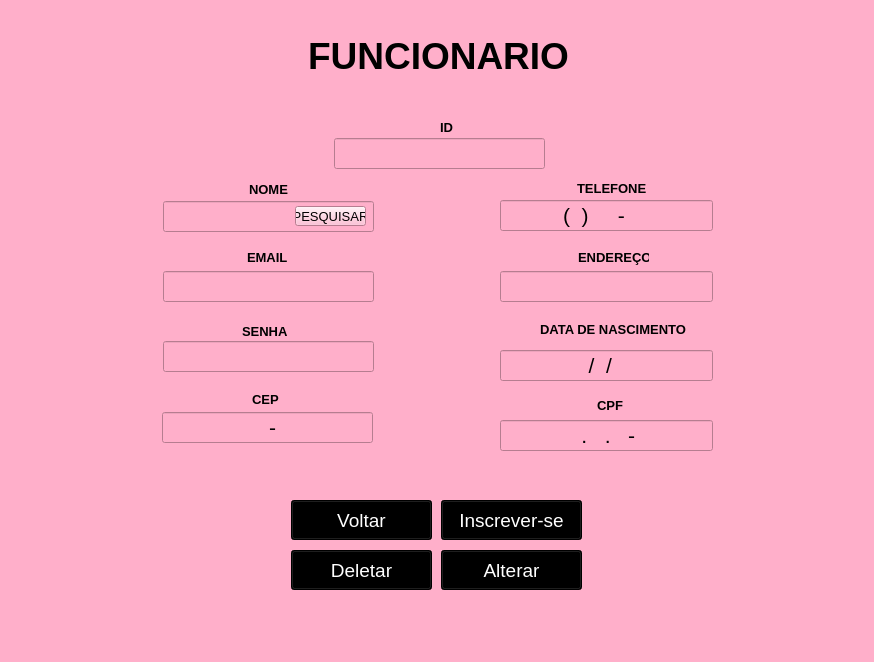
<?xml version="1.0" encoding="UTF-8"?>
<ui version="4.0">
 <class>Form</class>
 <widget class="QWidget" name="Form">
  <property name="geometry">
   <rect>
    <x>0</x>
    <y>0</y>
    <width>874</width>
    <height>662</height>
   </rect>
  </property>
  <property name="maximumSize">
   <size>
    <width>874</width>
    <height>662</height>
   </size>
  </property>
  <property name="font">
   <font>
    <pointsize>20</pointsize>
    <italic>false</italic>
   </font>
  </property>
  <property name="cursor">
   <cursorShape>PointingHandCursor</cursorShape>
  </property>
  <property name="windowTitle">
   <string>CADASTRO</string>
  </property>
  <property name="windowIcon">
   <iconset>
    <normaloff>../Downloads/2-removebg-preview.png</normaloff>../Downloads/2-removebg-preview.png</iconset>
  </property>
  <property name="styleSheet">
   <string notr="true">background-color: rgb(255, 175, 202);</string>
  </property>
  <widget class="QPushButton" name="inscrevase">
   <property name="geometry">
    <rect>
     <x>441</x>
     <y>500</y>
     <width>141</width>
     <height>40</height>
    </rect>
   </property>
   <property name="font">
    <font>
     <pointsize>14</pointsize>
    </font>
   </property>
   <property name="whatsThis">
    <string>&lt;html&gt;&lt;head/&gt;&lt;body&gt;&lt;p&gt;BUTAO&lt;/p&gt;&lt;/body&gt;&lt;/html&gt;</string>
   </property>
   <property name="styleSheet">
    <string notr="true">background-color: rgb(0, 0, 0);
color: rgb(255, 255, 255);</string>
   </property>
   <property name="text">
    <string>Inscrever-se</string>
   </property>
  </widget>
  <widget class="QLabel" name="label_3">
   <property name="geometry">
    <rect>
     <x>78</x>
     <y>10</y>
     <width>721</width>
     <height>91</height>
    </rect>
   </property>
   <property name="font">
    <font>
     <pointsize>28</pointsize>
     <weight>75</weight>
     <bold>true</bold>
    </font>
   </property>
   <property name="text">
    <string>FUNCIONARIO</string>
   </property>
   <property name="alignment">
    <set>Qt::AlignCenter</set>
   </property>
  </widget>
  <widget class="QLineEdit" name="nome">
   <property name="geometry">
    <rect>
     <x>163</x>
     <y>201</y>
     <width>211</width>
     <height>31</height>
    </rect>
   </property>
   <property name="styleSheet">
    <string notr="true">QLineEdit {
background-color: #fff;
border: 1px solid #000000;
border-radius: 8px;
}

QLineEdit:focus {
border: 2px solid #000000;

}background-color: rgb(255, 255, 255);</string>
   </property>
   <property name="alignment">
    <set>Qt::AlignCenter</set>
   </property>
  </widget>
  <widget class="QLineEdit" name="telefone">
   <property name="geometry">
    <rect>
     <x>500</x>
     <y>200</y>
     <width>213</width>
     <height>31</height>
    </rect>
   </property>
   <property name="font">
    <font>
     <pointsize>16</pointsize>
    </font>
   </property>
   <property name="styleSheet">
    <string notr="true">QLineEdit {
background-color: #fff;
border: 1px solid #000000;
border-radius: 8px;
}

QLineEdit:focus {
border: 2px solid #000000;

}background-color: rgb(255, 255, 255);</string>
   </property>
   <property name="inputMask">
    <string>(99)99999-9999</string>
   </property>
   <property name="text">
    <string>()-</string>
   </property>
   <property name="frame">
    <bool>true</bool>
   </property>
   <property name="alignment">
    <set>Qt::AlignCenter</set>
   </property>
  </widget>
  <widget class="QLineEdit" name="endereco">
   <property name="geometry">
    <rect>
     <x>500</x>
     <y>271</y>
     <width>213</width>
     <height>31</height>
    </rect>
   </property>
   <property name="styleSheet">
    <string notr="true">QLineEdit {
background-color: #fff;
border: 1px solid #000000;
border-radius: 8px;
}

QLineEdit:focus {
border: 2px solid #000000;

}background-color: rgb(255, 255, 255);</string>
   </property>
   <property name="alignment">
    <set>Qt::AlignCenter</set>
   </property>
  </widget>
  <widget class="QLineEdit" name="email">
   <property name="geometry">
    <rect>
     <x>163</x>
     <y>271</y>
     <width>211</width>
     <height>31</height>
    </rect>
   </property>
   <property name="styleSheet">
    <string notr="true">QLineEdit {
background-color: #fff;
border: 1px solid #000000;
border-radius: 8px;
}

QLineEdit:focus {
border: 2px solid #000000;

}background-color: rgb(255, 255, 255);</string>
   </property>
   <property name="alignment">
    <set>Qt::AlignCenter</set>
   </property>
  </widget>
  <widget class="QLineEdit" name="senha">
   <property name="geometry">
    <rect>
     <x>163</x>
     <y>341</y>
     <width>211</width>
     <height>31</height>
    </rect>
   </property>
   <property name="styleSheet">
    <string notr="true">QLineEdit {
background-color: #fff;
border: 1px solid #000000;
border-radius: 8px;
}

QLineEdit:focus {
border: 2px solid #000000;

}background-color: rgb(255, 255, 255);</string>
   </property>
   <property name="alignment">
    <set>Qt::AlignCenter</set>
   </property>
  </widget>
  <widget class="QLineEdit" name="nasc">
   <property name="geometry">
    <rect>
     <x>500</x>
     <y>350</y>
     <width>213</width>
     <height>31</height>
    </rect>
   </property>
   <property name="font">
    <font>
     <pointsize>16</pointsize>
    </font>
   </property>
   <property name="styleSheet">
    <string notr="true">QLineEdit {
background-color: #fff;
border: 1px solid #000000;
border-radius: 8px;
}

QLineEdit:focus {
border: 2px solid #000000;

}background-color: rgb(255, 255, 255);</string>
   </property>
   <property name="inputMask">
    <string notr="true">99/99/9999</string>
   </property>
   <property name="alignment">
    <set>Qt::AlignCenter</set>
   </property>
  </widget>
  <widget class="QLineEdit" name="cpf">
   <property name="geometry">
    <rect>
     <x>500</x>
     <y>420</y>
     <width>213</width>
     <height>31</height>
    </rect>
   </property>
   <property name="font">
    <font>
     <pointsize>16</pointsize>
    </font>
   </property>
   <property name="styleSheet">
    <string notr="true">QLineEdit {
background-color: #fff;
border: 1px solid #000000;
border-radius: 8px;
}

QLineEdit:focus {
border: 2px solid #000000;

}background-color: rgb(255, 255, 255);</string>
   </property>
   <property name="inputMask">
    <string>999.999.999-99</string>
   </property>
   <property name="alignment">
    <set>Qt::AlignCenter</set>
   </property>
  </widget>
  <widget class="QLineEdit" name="cep">
   <property name="geometry">
    <rect>
     <x>162</x>
     <y>412</y>
     <width>211</width>
     <height>31</height>
    </rect>
   </property>
   <property name="font">
    <font>
     <pointsize>16</pointsize>
    </font>
   </property>
   <property name="styleSheet">
    <string notr="true">QLineEdit {
background-color: #fff;
border: 1px solid #000000;
border-radius: 8px;
}

QLineEdit:focus {
border: 2px solid #000000;

}background-color: rgb(255, 255, 255);</string>
   </property>
   <property name="inputMask">
    <string>99999-999</string>
   </property>
   <property name="alignment">
    <set>Qt::AlignCenter</set>
   </property>
  </widget>
  <widget class="QLabel" name="label_4">
   <property name="geometry">
    <rect>
     <x>249</x>
     <y>183</y>
     <width>47</width>
     <height>13</height>
    </rect>
   </property>
   <property name="font">
    <font>
     <family>Arial</family>
     <pointsize>10</pointsize>
     <weight>75</weight>
     <bold>true</bold>
    </font>
   </property>
   <property name="text">
    <string>NOME</string>
   </property>
  </widget>
  <widget class="QLabel" name="label_5">
   <property name="geometry">
    <rect>
     <x>247</x>
     <y>251</y>
     <width>47</width>
     <height>13</height>
    </rect>
   </property>
   <property name="font">
    <font>
     <family>Arial</family>
     <pointsize>10</pointsize>
     <weight>75</weight>
     <bold>true</bold>
    </font>
   </property>
   <property name="text">
    <string>EMAIL</string>
   </property>
  </widget>
  <widget class="QLabel" name="label_6">
   <property name="geometry">
    <rect>
     <x>242</x>
     <y>321</y>
     <width>51</width>
     <height>20</height>
    </rect>
   </property>
   <property name="font">
    <font>
     <family>Arial</family>
     <pointsize>10</pointsize>
     <weight>75</weight>
     <bold>true</bold>
    </font>
   </property>
   <property name="text">
    <string>SENHA</string>
   </property>
  </widget>
  <widget class="QLabel" name="label_7">
   <property name="geometry">
    <rect>
     <x>597</x>
     <y>399</y>
     <width>47</width>
     <height>13</height>
    </rect>
   </property>
   <property name="font">
    <font>
     <family>Arial</family>
     <pointsize>10</pointsize>
     <weight>75</weight>
     <bold>true</bold>
    </font>
   </property>
   <property name="text">
    <string>CPF</string>
   </property>
  </widget>
  <widget class="QLabel" name="label_8">
   <property name="geometry">
    <rect>
     <x>252</x>
     <y>393</y>
     <width>47</width>
     <height>13</height>
    </rect>
   </property>
   <property name="font">
    <font>
     <family>Arial</family>
     <pointsize>10</pointsize>
     <weight>75</weight>
     <bold>true</bold>
    </font>
   </property>
   <property name="text">
    <string>CEP</string>
   </property>
  </widget>
  <widget class="QLabel" name="label_9">
   <property name="geometry">
    <rect>
     <x>540</x>
     <y>321</y>
     <width>171</width>
     <height>16</height>
    </rect>
   </property>
   <property name="font">
    <font>
     <family>Arial</family>
     <pointsize>10</pointsize>
     <weight>75</weight>
     <bold>true</bold>
    </font>
   </property>
   <property name="text">
    <string>DATA DE NASCIMENTO</string>
   </property>
  </widget>
  <widget class="QLabel" name="label_10">
   <property name="geometry">
    <rect>
     <x>578</x>
     <y>247</y>
     <width>71</width>
     <height>20</height>
    </rect>
   </property>
   <property name="font">
    <font>
     <family>Arial</family>
     <pointsize>10</pointsize>
     <weight>75</weight>
     <bold>true</bold>
    </font>
   </property>
   <property name="text">
    <string>ENDEREÇO</string>
   </property>
  </widget>
  <widget class="QLabel" name="label_11">
   <property name="geometry">
    <rect>
     <x>577</x>
     <y>178</y>
     <width>81</width>
     <height>20</height>
    </rect>
   </property>
   <property name="font">
    <font>
     <family>Arial</family>
     <pointsize>10</pointsize>
     <weight>75</weight>
     <bold>true</bold>
    </font>
   </property>
   <property name="text">
    <string>TELEFONE</string>
   </property>
  </widget>
  <widget class="QLabel" name="label_2">
   <property name="geometry">
    <rect>
     <x>40</x>
     <y>488</y>
     <width>141</width>
     <height>141</height>
    </rect>
   </property>
   <property name="text">
    <string/>
   </property>
   <property name="pixmap">
    <pixmap>iMAGENs/2-removebg-preview.png</pixmap>
   </property>
   <property name="scaledContents">
    <bool>true</bool>
   </property>
  </widget>
  <widget class="QLabel" name="label_13">
   <property name="geometry">
    <rect>
     <x>622</x>
     <y>470</y>
     <width>221</width>
     <height>161</height>
    </rect>
   </property>
   <property name="text">
    <string/>
   </property>
   <property name="pixmap">
    <pixmap>iMAGENs/LOGO-removebg-preview.png</pixmap>
   </property>
   <property name="scaledContents">
    <bool>true</bool>
   </property>
  </widget>
  <widget class="QPushButton" name="voltar">
   <property name="geometry">
    <rect>
     <x>291</x>
     <y>500</y>
     <width>141</width>
     <height>40</height>
    </rect>
   </property>
   <property name="font">
    <font>
     <pointsize>14</pointsize>
    </font>
   </property>
   <property name="whatsThis">
    <string>&lt;html&gt;&lt;head/&gt;&lt;body&gt;&lt;p&gt;BUTAO&lt;/p&gt;&lt;/body&gt;&lt;/html&gt;</string>
   </property>
   <property name="styleSheet">
    <string notr="true">background-color: rgb(0, 0, 0);
color: rgb(255, 255, 255);</string>
   </property>
   <property name="text">
    <string>Voltar</string>
   </property>
  </widget>
  <widget class="QPushButton" name="pesquisa">
   <property name="geometry">
    <rect>
     <x>295</x>
     <y>206</y>
     <width>71</width>
     <height>20</height>
    </rect>
   </property>
   <property name="font">
    <font>
     <pointsize>10</pointsize>
     <italic>false</italic>
    </font>
   </property>
   <property name="text">
    <string>PESQUISAR</string>
   </property>
  </widget>
  <widget class="QLineEdit" name="id">
   <property name="geometry">
    <rect>
     <x>334</x>
     <y>138</y>
     <width>211</width>
     <height>31</height>
    </rect>
   </property>
   <property name="styleSheet">
    <string notr="true">QLineEdit {
background-color: #fff;
border: 1px solid #000000;
border-radius: 8px;
}

QLineEdit:focus {
border: 2px solid #000000;

}background-color: rgb(255, 255, 255);</string>
   </property>
   <property name="alignment">
    <set>Qt::AlignCenter</set>
   </property>
  </widget>
  <widget class="QLabel" name="label_12">
   <property name="geometry">
    <rect>
     <x>440</x>
     <y>121</y>
     <width>47</width>
     <height>13</height>
    </rect>
   </property>
   <property name="font">
    <font>
     <family>Arial</family>
     <pointsize>10</pointsize>
     <weight>75</weight>
     <bold>true</bold>
    </font>
   </property>
   <property name="text">
    <string>ID</string>
   </property>
  </widget>
  <widget class="QPushButton" name="deletar">
   <property name="geometry">
    <rect>
     <x>291</x>
     <y>550</y>
     <width>141</width>
     <height>40</height>
    </rect>
   </property>
   <property name="font">
    <font>
     <pointsize>14</pointsize>
    </font>
   </property>
   <property name="whatsThis">
    <string>&lt;html&gt;&lt;head/&gt;&lt;body&gt;&lt;p&gt;BUTAO&lt;/p&gt;&lt;/body&gt;&lt;/html&gt;</string>
   </property>
   <property name="styleSheet">
    <string notr="true">background-color: rgb(0, 0, 0);
color: rgb(255, 255, 255);</string>
   </property>
   <property name="text">
    <string>Deletar</string>
   </property>
  </widget>
  <widget class="QPushButton" name="alterar">
   <property name="geometry">
    <rect>
     <x>441</x>
     <y>550</y>
     <width>141</width>
     <height>40</height>
    </rect>
   </property>
   <property name="font">
    <font>
     <pointsize>14</pointsize>
    </font>
   </property>
   <property name="whatsThis">
    <string>&lt;html&gt;&lt;head/&gt;&lt;body&gt;&lt;p&gt;BUTAO&lt;/p&gt;&lt;/body&gt;&lt;/html&gt;</string>
   </property>
   <property name="styleSheet">
    <string notr="true">background-color: rgb(0, 0, 0);
color: rgb(255, 255, 255);</string>
   </property>
   <property name="text">
    <string>Alterar</string>
   </property>
  </widget>
  <zorder>id</zorder>
  <zorder>inscrevase</zorder>
  <zorder>label_3</zorder>
  <zorder>nome</zorder>
  <zorder>telefone</zorder>
  <zorder>endereco</zorder>
  <zorder>email</zorder>
  <zorder>senha</zorder>
  <zorder>nasc</zorder>
  <zorder>cpf</zorder>
  <zorder>cep</zorder>
  <zorder>label_4</zorder>
  <zorder>label_5</zorder>
  <zorder>label_6</zorder>
  <zorder>label_7</zorder>
  <zorder>label_8</zorder>
  <zorder>label_9</zorder>
  <zorder>label_10</zorder>
  <zorder>label_11</zorder>
  <zorder>label_2</zorder>
  <zorder>label_13</zorder>
  <zorder>voltar</zorder>
  <zorder>pesquisa</zorder>
  <zorder>label_12</zorder>
  <zorder>deletar</zorder>
  <zorder>alterar</zorder>
 </widget>
 <resources/>
 <connections>
  <connection>
   <sender>inscrevase</sender>
   <signal>clicked()</signal>
   <receiver>Form</receiver>
   <slot>hide()</slot>
   <hints>
    <hint type="sourcelabel">
     <x>439</x>
     <y>503</y>
    </hint>
    <hint type="destinationlabel">
     <x>428</x>
     <y>322</y>
    </hint>
   </hints>
  </connection>
 </connections>
</ui>
